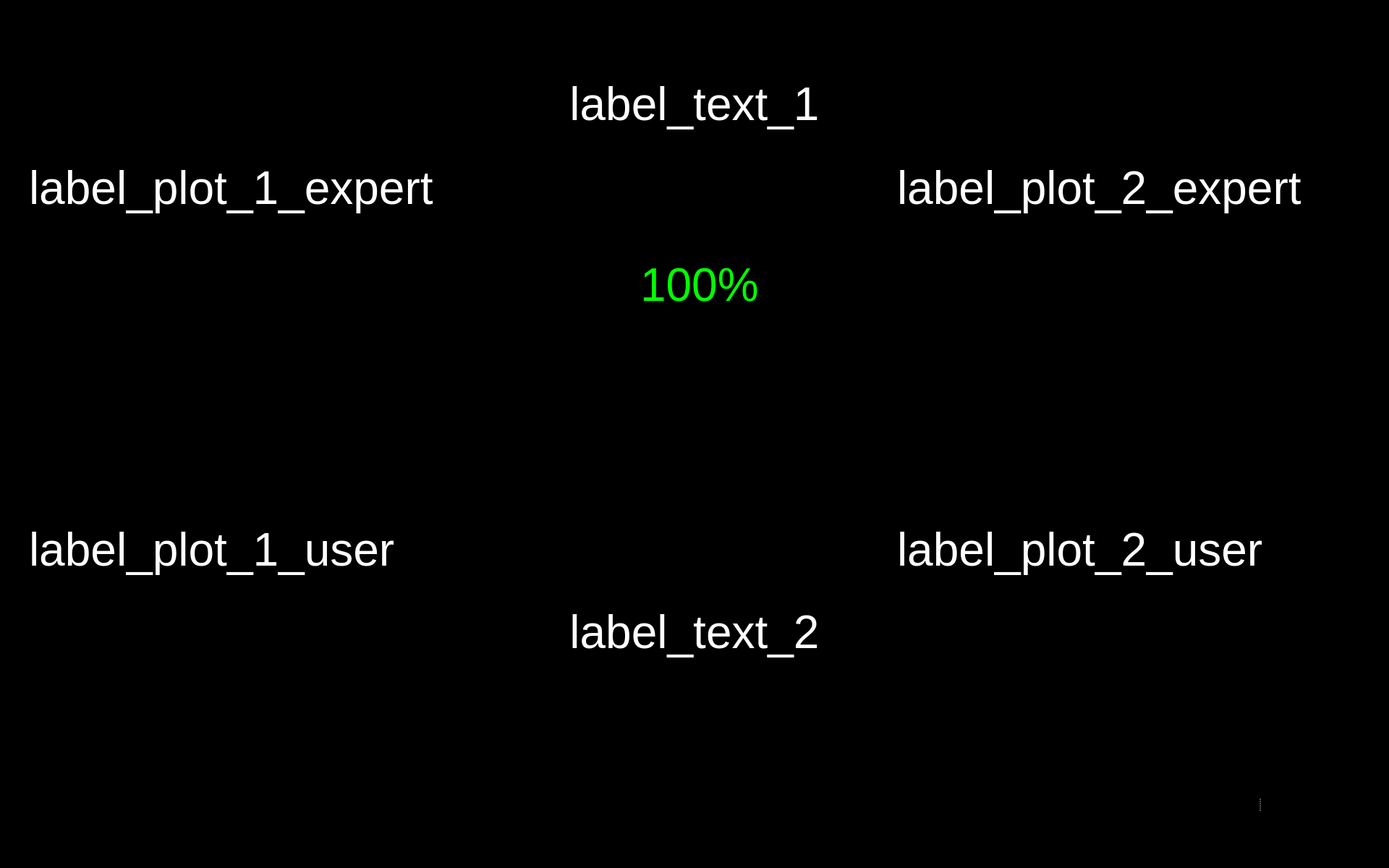
<?xml version="1.0" encoding="UTF-8"?>
<ui version="4.0">
 <class>Form</class>
 <widget class="QWidget" name="Form">
  <property name="geometry">
   <rect>
    <x>0</x>
    <y>0</y>
    <width>1920</width>
    <height>1200</height>
   </rect>
  </property>
  <property name="maximumSize">
   <size>
    <width>1920</width>
    <height>1200</height>
   </size>
  </property>
  <property name="windowTitle">
   <string>Form</string>
  </property>
  <property name="styleSheet">
   <string notr="true">background-color: rgb(0, 0, 0);</string>
  </property>
  <widget class="QLabel" name="label_text_2">
   <property name="geometry">
    <rect>
     <x>40</x>
     <y>750</y>
     <width>1840</width>
     <height>250</height>
    </rect>
   </property>
   <property name="font">
    <font>
     <pointsize>48</pointsize>
    </font>
   </property>
   <property name="styleSheet">
    <string notr="true">color: rgb(255, 255, 255);</string>
   </property>
   <property name="text">
    <string>&lt;html&gt;&lt;head/&gt;&lt;body&gt;&lt;p&gt;&lt;span style=&quot; color:#ffffff;&quot;&gt;label_text_2&lt;/span&gt;&lt;/p&gt;&lt;/body&gt;&lt;/html&gt;</string>
   </property>
   <property name="alignment">
    <set>Qt::AlignCenter</set>
   </property>
   <property name="wordWrap">
    <bool>true</bool>
   </property>
  </widget>
  <widget class="QLabel" name="label_text_1">
   <property name="geometry">
    <rect>
     <x>40</x>
     <y>20</y>
     <width>1840</width>
     <height>250</height>
    </rect>
   </property>
   <property name="font">
    <font>
     <pointsize>48</pointsize>
    </font>
   </property>
   <property name="styleSheet">
    <string notr="true">color: rgb(255, 255, 255);</string>
   </property>
   <property name="text">
    <string>&lt;html&gt;&lt;head/&gt;&lt;body&gt;&lt;p&gt;&lt;span style=&quot; color:#ffffff;&quot;&gt;label_text_1&lt;/span&gt;&lt;/p&gt;&lt;/body&gt;&lt;/html&gt;</string>
   </property>
   <property name="alignment">
    <set>Qt::AlignCenter</set>
   </property>
   <property name="wordWrap">
    <bool>true</bool>
   </property>
  </widget>
  <widget class="QWidget" name="widget_bottom_right" native="true">
   <property name="geometry">
    <rect>
     <x>1559</x>
     <y>1030</y>
     <width>361</width>
     <height>161</height>
    </rect>
   </property>
   <property name="styleSheet">
    <string notr="true">background-color: rgb(0,0,0);</string>
   </property>
   <widget class="QSplitter" name="splitter_3">
    <property name="geometry">
     <rect>
      <x>6</x>
      <y>6</y>
      <width>351</width>
      <height>150</height>
     </rect>
    </property>
    <property name="frameShape">
     <enum>QFrame::NoFrame</enum>
    </property>
    <property name="frameShadow">
     <enum>QFrame::Plain</enum>
    </property>
    <property name="lineWidth">
     <number>0</number>
    </property>
    <property name="orientation">
     <enum>Qt::Horizontal</enum>
    </property>
    <property name="opaqueResize">
     <bool>false</bool>
    </property>
    <property name="handleWidth">
     <number>53</number>
    </property>
    <property name="childrenCollapsible">
     <bool>false</bool>
    </property>
    <widget class="QPushButton" name="button_restart">
     <property name="enabled">
      <bool>true</bool>
     </property>
     <property name="minimumSize">
      <size>
       <width>81</width>
       <height>81</height>
      </size>
     </property>
     <property name="maximumSize">
      <size>
       <width>150</width>
       <height>150</height>
      </size>
     </property>
     <property name="cursor">
      <cursorShape>OpenHandCursor</cursorShape>
     </property>
     <property name="focusPolicy">
      <enum>Qt::WheelFocus</enum>
     </property>
     <property name="contextMenuPolicy">
      <enum>Qt::DefaultContextMenu</enum>
     </property>
     <property name="layoutDirection">
      <enum>Qt::LeftToRight</enum>
     </property>
     <property name="autoFillBackground">
      <bool>false</bool>
     </property>
     <property name="styleSheet">
      <string notr="true"/>
     </property>
     <property name="icon">
      <iconset>
       <normaloff>resources/Button Restart.svg</normaloff>resources/Button Restart.svg</iconset>
     </property>
     <property name="iconSize">
      <size>
       <width>144</width>
       <height>144</height>
      </size>
     </property>
     <property name="autoDefault">
      <bool>false</bool>
     </property>
     <property name="default">
      <bool>false</bool>
     </property>
     <property name="flat">
      <bool>true</bool>
     </property>
    </widget>
    <widget class="QPushButton" name="button_exit">
     <property name="enabled">
      <bool>true</bool>
     </property>
     <property name="minimumSize">
      <size>
       <width>81</width>
       <height>81</height>
      </size>
     </property>
     <property name="maximumSize">
      <size>
       <width>150</width>
       <height>150</height>
      </size>
     </property>
     <property name="cursor">
      <cursorShape>OpenHandCursor</cursorShape>
     </property>
     <property name="focusPolicy">
      <enum>Qt::WheelFocus</enum>
     </property>
     <property name="contextMenuPolicy">
      <enum>Qt::DefaultContextMenu</enum>
     </property>
     <property name="icon">
      <iconset resource="resources/res.qrc">
       <normaloff>:/buttons/Button Exit.svg</normaloff>:/buttons/Button Exit.svg</iconset>
     </property>
     <property name="iconSize">
      <size>
       <width>144</width>
       <height>144</height>
      </size>
     </property>
     <property name="autoDefault">
      <bool>false</bool>
     </property>
     <property name="default">
      <bool>false</bool>
     </property>
     <property name="flat">
      <bool>true</bool>
     </property>
    </widget>
   </widget>
  </widget>
  <widget class="QPushButton" name="button_nav_left">
   <property name="enabled">
    <bool>true</bool>
   </property>
   <property name="geometry">
    <rect>
     <x>760</x>
     <y>560</y>
     <width>150</width>
     <height>150</height>
    </rect>
   </property>
   <property name="minimumSize">
    <size>
     <width>81</width>
     <height>81</height>
    </size>
   </property>
   <property name="maximumSize">
    <size>
     <width>150</width>
     <height>150</height>
    </size>
   </property>
   <property name="cursor">
    <cursorShape>OpenHandCursor</cursorShape>
   </property>
   <property name="focusPolicy">
    <enum>Qt::WheelFocus</enum>
   </property>
   <property name="contextMenuPolicy">
    <enum>Qt::DefaultContextMenu</enum>
   </property>
   <property name="layoutDirection">
    <enum>Qt::LeftToRight</enum>
   </property>
   <property name="autoFillBackground">
    <bool>false</bool>
   </property>
   <property name="styleSheet">
    <string notr="true"/>
   </property>
   <property name="icon">
    <iconset resource="resources/res.qrc">
     <normaloff>:/buttons/Button Left.svg</normaloff>:/buttons/Button Left.svg</iconset>
   </property>
   <property name="iconSize">
    <size>
     <width>144</width>
     <height>144</height>
    </size>
   </property>
   <property name="autoDefault">
    <bool>false</bool>
   </property>
   <property name="default">
    <bool>false</bool>
   </property>
   <property name="flat">
    <bool>true</bool>
   </property>
  </widget>
  <widget class="QPushButton" name="button_nav_right">
   <property name="enabled">
    <bool>true</bool>
   </property>
   <property name="geometry">
    <rect>
     <x>1000</x>
     <y>560</y>
     <width>150</width>
     <height>150</height>
    </rect>
   </property>
   <property name="minimumSize">
    <size>
     <width>81</width>
     <height>81</height>
    </size>
   </property>
   <property name="maximumSize">
    <size>
     <width>150</width>
     <height>150</height>
    </size>
   </property>
   <property name="cursor">
    <cursorShape>OpenHandCursor</cursorShape>
   </property>
   <property name="focusPolicy">
    <enum>Qt::WheelFocus</enum>
   </property>
   <property name="contextMenuPolicy">
    <enum>Qt::DefaultContextMenu</enum>
   </property>
   <property name="layoutDirection">
    <enum>Qt::LeftToRight</enum>
   </property>
   <property name="autoFillBackground">
    <bool>false</bool>
   </property>
   <property name="styleSheet">
    <string notr="true"/>
   </property>
   <property name="icon">
    <iconset resource="resources/res.qrc">
     <normaloff>:/buttons/Button Right.svg</normaloff>:/buttons/Button Right.svg</iconset>
   </property>
   <property name="iconSize">
    <size>
     <width>144</width>
     <height>144</height>
    </size>
   </property>
   <property name="autoDefault">
    <bool>false</bool>
   </property>
   <property name="default">
    <bool>false</bool>
   </property>
   <property name="flat">
    <bool>true</bool>
   </property>
  </widget>
  <widget class="QLabel" name="label_plot_1_expert">
   <property name="geometry">
    <rect>
     <x>40</x>
     <y>20</y>
     <width>640</width>
     <height>480</height>
    </rect>
   </property>
   <property name="maximumSize">
    <size>
     <width>640</width>
     <height>480</height>
    </size>
   </property>
   <property name="font">
    <font>
     <pointsize>48</pointsize>
    </font>
   </property>
   <property name="styleSheet">
    <string notr="true">color: rgb(255, 255, 255);</string>
   </property>
   <property name="text">
    <string>label_plot_1_expert</string>
   </property>
  </widget>
  <widget class="QLabel" name="label_plot_2_expert">
   <property name="geometry">
    <rect>
     <x>1240</x>
     <y>20</y>
     <width>640</width>
     <height>480</height>
    </rect>
   </property>
   <property name="maximumSize">
    <size>
     <width>640</width>
     <height>480</height>
    </size>
   </property>
   <property name="font">
    <font>
     <pointsize>48</pointsize>
    </font>
   </property>
   <property name="styleSheet">
    <string notr="true">color: rgb(255, 255, 255);</string>
   </property>
   <property name="text">
    <string>label_plot_2_expert</string>
   </property>
   <property name="wordWrap">
    <bool>true</bool>
   </property>
  </widget>
  <widget class="QLabel" name="label_plot_2_user">
   <property name="geometry">
    <rect>
     <x>1240</x>
     <y>520</y>
     <width>640</width>
     <height>480</height>
    </rect>
   </property>
   <property name="maximumSize">
    <size>
     <width>640</width>
     <height>480</height>
    </size>
   </property>
   <property name="font">
    <font>
     <pointsize>48</pointsize>
    </font>
   </property>
   <property name="styleSheet">
    <string notr="true">color: rgb(255, 255, 255);</string>
   </property>
   <property name="text">
    <string>label_plot_2_user</string>
   </property>
  </widget>
  <widget class="QLabel" name="label_plot_1_user">
   <property name="geometry">
    <rect>
     <x>40</x>
     <y>520</y>
     <width>640</width>
     <height>480</height>
    </rect>
   </property>
   <property name="maximumSize">
    <size>
     <width>640</width>
     <height>480</height>
    </size>
   </property>
   <property name="font">
    <font>
     <pointsize>48</pointsize>
    </font>
   </property>
   <property name="styleSheet">
    <string notr="true">color: rgb(255, 255, 255);</string>
   </property>
   <property name="text">
    <string>label_plot_1_user</string>
   </property>
  </widget>
  <widget class="QWidget" name="widget_score" native="true">
   <property name="geometry">
    <rect>
     <x>730</x>
     <y>320</y>
     <width>450</width>
     <height>150</height>
    </rect>
   </property>
   <widget class="QWidget" name="horizontalLayoutWidget_2">
    <property name="geometry">
     <rect>
      <x>-1</x>
      <y>-1</y>
      <width>451</width>
      <height>152</height>
     </rect>
    </property>
    <layout class="QHBoxLayout" name="horizontalLayout_2">
     <item>
      <widget class="QLabel" name="score_bar">
       <property name="enabled">
        <bool>true</bool>
       </property>
       <property name="sizePolicy">
        <sizepolicy hsizetype="Preferred" vsizetype="Preferred">
         <horstretch>0</horstretch>
         <verstretch>0</verstretch>
        </sizepolicy>
       </property>
       <property name="maximumSize">
        <size>
         <width>150</width>
         <height>150</height>
        </size>
       </property>
       <property name="text">
        <string/>
       </property>
       <property name="pixmap">
        <pixmap resource="resources/res.qrc">:/img/SCORE Bar.svg</pixmap>
       </property>
      </widget>
     </item>
     <item>
      <widget class="QLabel" name="label_text_score">
       <property name="font">
        <font>
         <pointsize>48</pointsize>
        </font>
       </property>
       <property name="styleSheet">
        <string notr="true">color: rgb(0, 255, 0);</string>
       </property>
       <property name="text">
        <string>&lt;html&gt;&lt;head/&gt;&lt;body&gt;&lt;p&gt;&lt;span style=&quot; color:#00ff00;&quot;&gt;100%&lt;/span&gt;&lt;/p&gt;&lt;/body&gt;&lt;/html&gt;</string>
       </property>
       <property name="alignment">
        <set>Qt::AlignLeading|Qt::AlignLeft|Qt::AlignVCenter</set>
       </property>
       <property name="wordWrap">
        <bool>true</bool>
       </property>
      </widget>
     </item>
    </layout>
   </widget>
  </widget>
 </widget>
 <resources>
  <include location="resources/res.qrc"/>
 </resources>
 <connections/>
</ui>
